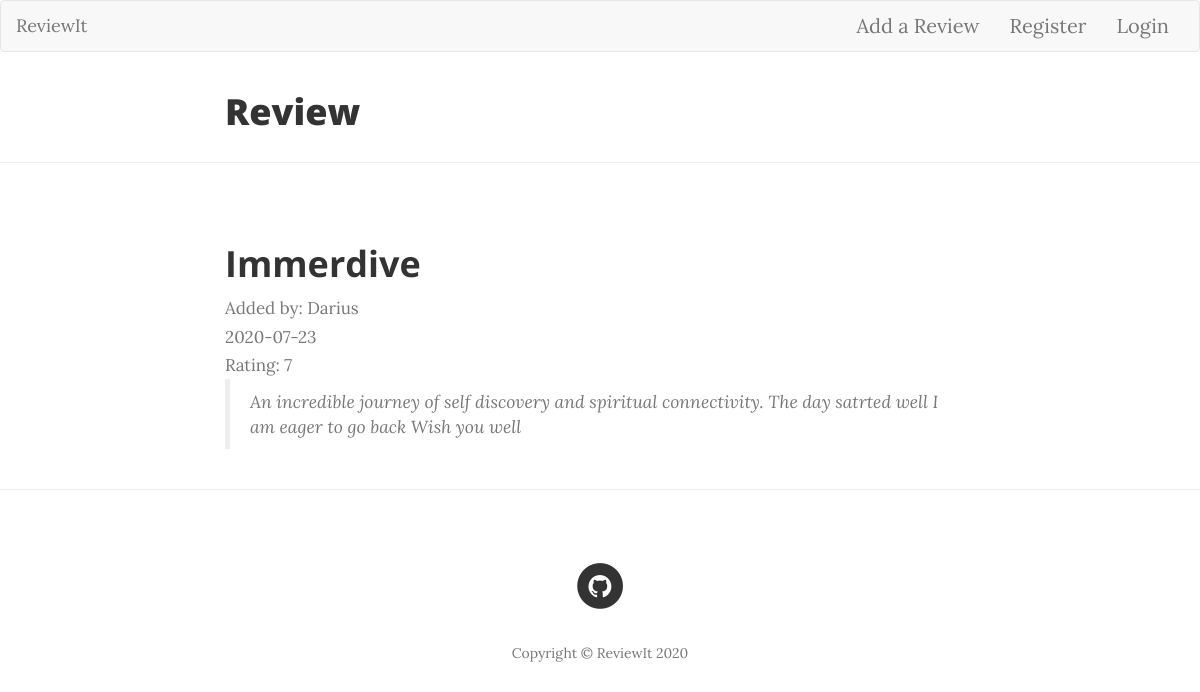
The page /review/1 on the database its author committed.
### flaskreview/models.py (models this page shows, shortened)
class Review(db.Model):
    id = db.Column(db.Integer, primary_key=True)
    title = db.Column(db.String(100), nullable=False)
    description = db.Column(db.Text, nullable=False)
    rating = db.Column(db.Integer, nullable=False)
    country = db.Column(db.String(100))
    city = db.Column(db.String(100))
    date_created = db.Column(db.DateTime, nullable=False, default=datetime.utcnow)
    pictures = db.Column(db.String(20))
    user_id = db.Column(db.Integer, db.ForeignKey('user.id'), nullable=False)

class User(db.Model, UserMixin):
    id = db.Column(db.Integer, primary_key=True)
    username = db.Column(db.String(20), unique=True, nullable=False)
    email = db.Column(db.String(120), unique=True, nullable=False)
    password = db.Column(db.String(60), nullable=False)
    reviews = db.relationship('Review', backref='author', lazy=True)

### flaskreview/reviews/routes.py (the view)
@reviews.route('/review/<int:review_id>')
def review(review_id):
    review = Review.query.get_or_404(review_id)
    return render_template('review.html', title='Review', header='Review', review=review)

### flaskreview/templates/review.html (shortened to what this page needs)
{% extends 'base.html' %}
{% block content %}
    <article>
        <div class="container">
            <div class="row">
                <div class="col-lg-8 col-lg-offset-2 col-md-10 col-md-offset-1">
                    <div class="post-preview">
                        <h2 class="section-heading">{{ review.title }}</h2>
                        <small class="text-muted"> Added by: {{ review.author.username }} </small>
                        <br>
                        <small class="text-muted">{{ review.date_created.strftime('%Y-%m-%d') }}</small>
                        <br>
                        <small class=" text-muted">Rating: {{ review.rating }}</small>
                        <br>
                        <blockquote>{{ review.description }}</blockquote>
    </article>
    <hr>
 {% endblock content %}

### rows shown on the page
Review: title "Immerdive", date_created "2020-07-23", rating "7", description "An incredible journey of self discovery and spiritual connectivity. The day satrted well I am eager to go back Wish you well"
User: author.username "Darius"

### other values the page prints
{{ header }} "Review"
